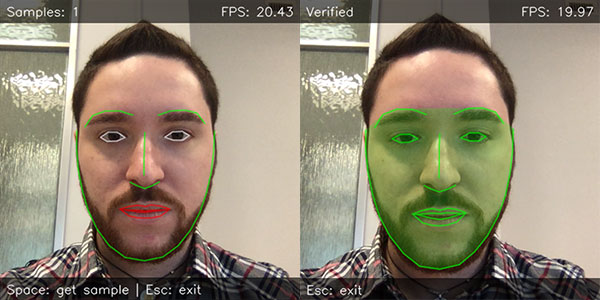
#> input picture gui.jpg, 600 x 300 px
$ python -i img.py   (imports and definitions only)   (older library calls are emulated)
#> lines starting #> are read from the running program, lines starting #| are printed output that depends on the picture
import cv2.cv2 as cv2
import numpy as np
import os
from contextlib import suppress
from .geometry import Point, Rect, Size


def is_colored(image: np.array) -> bool:
    return len(image.shape) == 3


def resized(image: np.array, new_size: Size) -> np.array:
    return cv2.resize(image, new_size)


def cropped(image: np.array, rect: Rect) -> np.array:
    return image[rect.y:rect.y+rect.height, rect.x:rect.x+rect.width]


def cropped_to_square(image: np.array) -> np.array:
    return cropped(image, Rect.with_size(Size.of_image(image)).shrunk_to_square())


def flipped_horizontally(image: np.array) -> np.array:
    return cv2.flip(image, 1)


# [22 lines left out: functions masked_to_shape, masked_to_rect, masked_to_oval, not called in this run]


def equalized(image: np.array) -> np.array:
    clahe = cv2.createCLAHE(clipLimit=4)

    if is_colored(image):
        image = cv2.cvtColor(image, cv2.COLOR_BGR2LAB)
        lab_planes = cv2.split(image)
        lab_planes[0] = clahe.apply(lab_planes[0])
        image = cv2.merge(lab_planes)
        image = cv2.cvtColor(image, cv2.COLOR_LAB2BGR)
    else:
        image = clahe.apply(image)

    return image


# [5 lines left out: function normalized, not called in this run]


def to_grayscale(image: np.array) -> np.array:
    return cv2.cvtColor(image, cv2.COLOR_BGR2GRAY)


def gaussian_blur(image: np.array) -> np.array:
    return cv2.blur(image, (4, 4))


def median_blur(image: np.array) -> np.array:
    return cv2.medianBlur(image, 5)


# [5 lines left out: function denoised, not called in this run]


def transform(image: np.array, matrix: np.array, out_size: Size) -> np.array:
    return cv2.warpAffine(image, matrix, out_size, flags=cv2.INTER_CUBIC)


# [6 lines left out: function save, not called in this run]

>>> import cv2
>>> picture = cv2.imread('../../gui.jpg', cv2.IMREAD_GRAYSCALE)
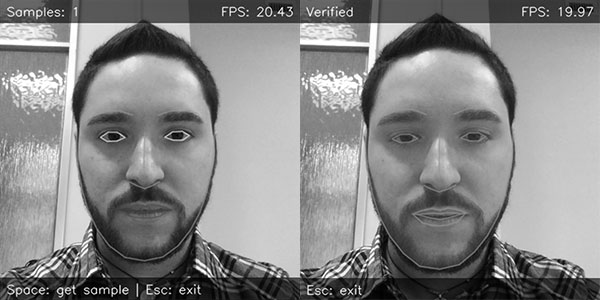
#> picture: shape (300, 600); min 0, max 255, mean 135.5
>>> result = equalized(picture)
#> in equalized, `image = clahe.apply(image)`:
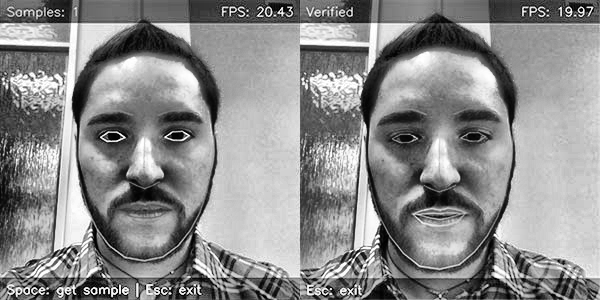
#> image: shape (300, 600); min 0, max 255, mean 140.2
